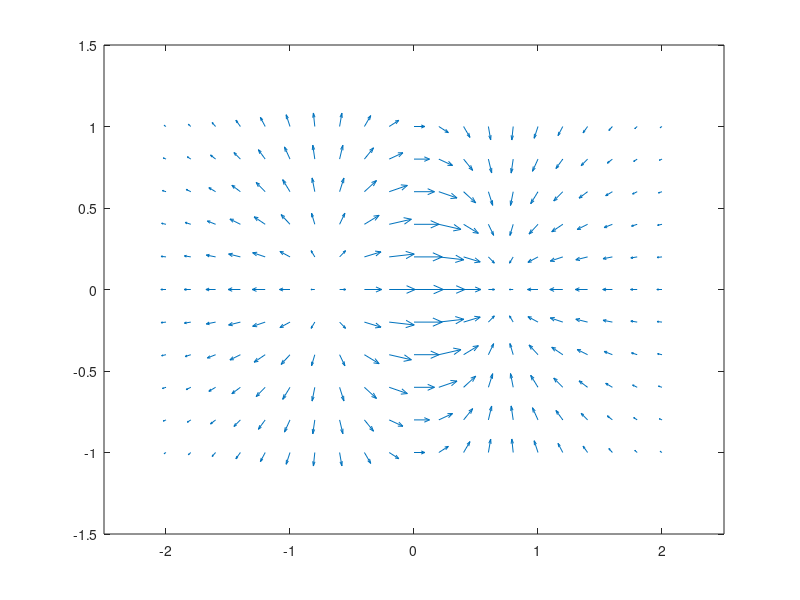

The MATLAB script that drew this image:
x = -2:.2:2; 
y = -1:.2:1;

[xx,yy] = meshgrid(x,y);
zz = xx.*exp(-xx.^2-yy.^2);
[px,py] = gradient(zz,.2,.2);

quiver(x,y,px,py)
xlim([-2.5 2.5])    % set limits of x axis